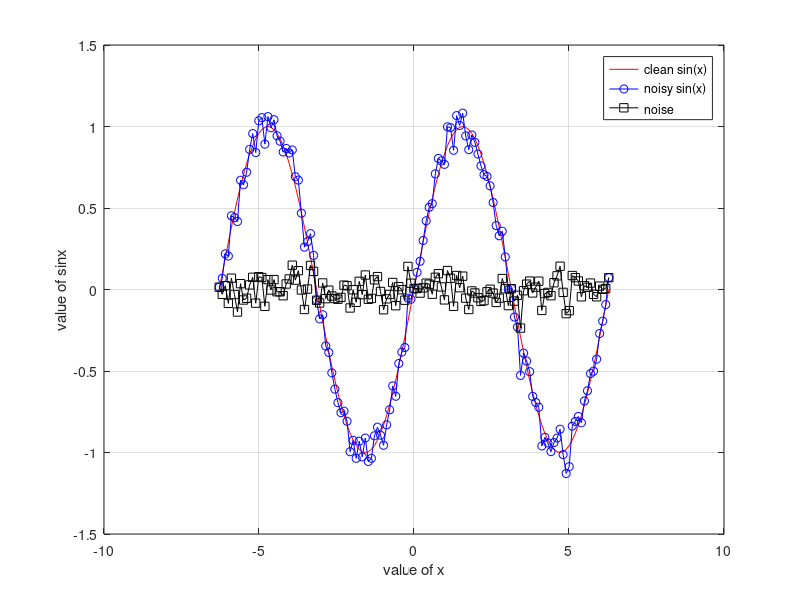

Recreate this plot in MATLAB. (Note: this script raises an error after producing the figure.)
clc; close all; clear all;
x=-2*pi:pi/32:2*pi;
y=sin(x);


db=20;
y1=awgn(y,db,'measured');
n=y1-y;


figure;
plot(x,y,'r',x,y1,'-bo',x,n,'-ks')
xlabel('value of x')
ylabel('value of sinx')
legend('clean sin(x)','noisy sin(x)', 'noise')
grid on

SNR = (snr(y,n))
